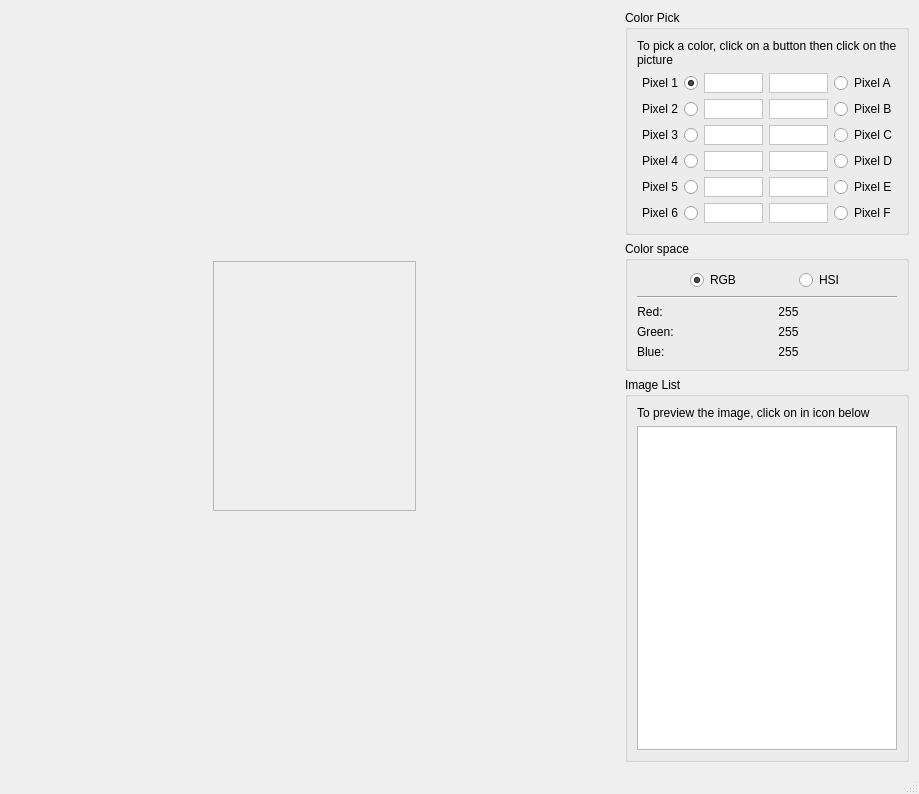
<?xml version="1.0" encoding="UTF-8"?>
<ui version="4.0">
 <class>MainWindow</class>
 <widget class="QMainWindow" name="MainWindow">
  <property name="geometry">
   <rect>
    <x>0</x>
    <y>0</y>
    <width>919</width>
    <height>794</height>
   </rect>
  </property>
  <property name="sizePolicy">
   <sizepolicy hsizetype="Minimum" vsizetype="Minimum">
    <horstretch>0</horstretch>
    <verstretch>0</verstretch>
   </sizepolicy>
  </property>
  <property name="windowTitle">
   <string>MainWindow</string>
  </property>
  <property name="autoFillBackground">
   <bool>true</bool>
  </property>
  <widget class="QWidget" name="centralwidget">
   <layout class="QHBoxLayout" name="horizontalLayout">
    <property name="sizeConstraint">
     <enum>QLayout::SetMaximumSize</enum>
    </property>
    <property name="leftMargin">
     <number>10</number>
    </property>
    <property name="topMargin">
     <number>10</number>
    </property>
    <property name="rightMargin">
     <number>10</number>
    </property>
    <property name="bottomMargin">
     <number>10</number>
    </property>
    <item>
     <spacer name="horizontalSpacer">
      <property name="orientation">
       <enum>Qt::Horizontal</enum>
      </property>
      <property name="sizeHint" stdset="0">
       <size>
        <width>40</width>
        <height>20</height>
       </size>
      </property>
     </spacer>
    </item>
    <item>
     <layout class="QVBoxLayout" name="verticalLayout">
      <item>
       <spacer name="verticalSpacer">
        <property name="orientation">
         <enum>Qt::Vertical</enum>
        </property>
        <property name="sizeHint" stdset="0">
         <size>
          <width>20</width>
          <height>40</height>
         </size>
        </property>
       </spacer>
      </item>
      <item>
       <widget class="QLabel" name="label">
        <property name="sizePolicy">
         <sizepolicy hsizetype="Expanding" vsizetype="Expanding">
          <horstretch>0</horstretch>
          <verstretch>0</verstretch>
         </sizepolicy>
        </property>
        <property name="sizeIncrement">
         <size>
          <width>2</width>
          <height>2</height>
         </size>
        </property>
        <property name="cursor">
         <cursorShape>CrossCursor</cursorShape>
        </property>
        <property name="frameShape">
         <enum>QFrame::StyledPanel</enum>
        </property>
        <property name="frameShadow">
         <enum>QFrame::Plain</enum>
        </property>
        <property name="text">
         <string/>
        </property>
        <property name="scaledContents">
         <bool>false</bool>
        </property>
        <property name="alignment">
         <set>Qt::AlignLeading|Qt::AlignLeft|Qt::AlignTop</set>
        </property>
       </widget>
      </item>
      <item>
       <spacer name="verticalSpacer_2">
        <property name="orientation">
         <enum>Qt::Vertical</enum>
        </property>
        <property name="sizeHint" stdset="0">
         <size>
          <width>20</width>
          <height>40</height>
         </size>
        </property>
       </spacer>
      </item>
     </layout>
    </item>
    <item>
     <spacer name="horizontalSpacer_2">
      <property name="orientation">
       <enum>Qt::Horizontal</enum>
      </property>
      <property name="sizeHint" stdset="0">
       <size>
        <width>40</width>
        <height>20</height>
       </size>
      </property>
     </spacer>
    </item>
    <item>
     <layout class="QVBoxLayout">
      <property name="sizeConstraint">
       <enum>QLayout::SetMinimumSize</enum>
      </property>
      <item>
       <widget class="QGroupBox" name="groupBox_2">
        <property name="sizePolicy">
         <sizepolicy hsizetype="Minimum" vsizetype="Minimum">
          <horstretch>0</horstretch>
          <verstretch>0</verstretch>
         </sizepolicy>
        </property>
        <property name="maximumSize">
         <size>
          <width>300</width>
          <height>16777215</height>
         </size>
        </property>
        <property name="title">
         <string>Color Pick</string>
        </property>
        <layout class="QVBoxLayout" name="verticalLayout_2">
         <item>
          <widget class="QLabel" name="label_2">
           <property name="sizePolicy">
            <sizepolicy hsizetype="Expanding" vsizetype="Minimum">
             <horstretch>0</horstretch>
             <verstretch>0</verstretch>
            </sizepolicy>
           </property>
           <property name="text">
            <string>To pick a color, click on a button then click on the picture</string>
           </property>
           <property name="wordWrap">
            <bool>true</bool>
           </property>
          </widget>
         </item>
         <item>
          <layout class="QGridLayout" name="gridLayout_2">
           <item row="5" column="1">
            <widget class="QLabel" name="labelColor_6">
             <property name="sizePolicy">
              <sizepolicy hsizetype="Expanding" vsizetype="Minimum">
               <horstretch>0</horstretch>
               <verstretch>0</verstretch>
              </sizepolicy>
             </property>
             <property name="autoFillBackground">
              <bool>false</bool>
             </property>
             <property name="styleSheet">
              <string notr="true">background-color: rgb(255, 255, 255);</string>
             </property>
             <property name="frameShape">
              <enum>QFrame::StyledPanel</enum>
             </property>
             <property name="text">
              <string/>
             </property>
            </widget>
           </item>
           <item row="3" column="2">
            <widget class="QLabel" name="labelColor_10">
             <property name="sizePolicy">
              <sizepolicy hsizetype="Expanding" vsizetype="Minimum">
               <horstretch>0</horstretch>
               <verstretch>0</verstretch>
              </sizepolicy>
             </property>
             <property name="autoFillBackground">
              <bool>false</bool>
             </property>
             <property name="styleSheet">
              <string notr="true">background-color: rgb(255, 255, 255);</string>
             </property>
             <property name="frameShape">
              <enum>QFrame::StyledPanel</enum>
             </property>
             <property name="text">
              <string/>
             </property>
            </widget>
           </item>
           <item row="2" column="2">
            <widget class="QLabel" name="labelColor_9">
             <property name="sizePolicy">
              <sizepolicy hsizetype="Expanding" vsizetype="Minimum">
               <horstretch>0</horstretch>
               <verstretch>0</verstretch>
              </sizepolicy>
             </property>
             <property name="autoFillBackground">
              <bool>false</bool>
             </property>
             <property name="styleSheet">
              <string notr="true">background-color: rgb(255, 255, 255);</string>
             </property>
             <property name="frameShape">
              <enum>QFrame::StyledPanel</enum>
             </property>
             <property name="text">
              <string/>
             </property>
            </widget>
           </item>
           <item row="0" column="2">
            <widget class="QLabel" name="labelColor_7">
             <property name="sizePolicy">
              <sizepolicy hsizetype="Expanding" vsizetype="Minimum">
               <horstretch>0</horstretch>
               <verstretch>0</verstretch>
              </sizepolicy>
             </property>
             <property name="autoFillBackground">
              <bool>false</bool>
             </property>
             <property name="styleSheet">
              <string notr="true">background-color: rgb(255, 255, 255);</string>
             </property>
             <property name="frameShape">
              <enum>QFrame::StyledPanel</enum>
             </property>
             <property name="text">
              <string/>
             </property>
            </widget>
           </item>
           <item row="3" column="1">
            <widget class="QLabel" name="labelColor_4">
             <property name="sizePolicy">
              <sizepolicy hsizetype="Expanding" vsizetype="Minimum">
               <horstretch>0</horstretch>
               <verstretch>0</verstretch>
              </sizepolicy>
             </property>
             <property name="autoFillBackground">
              <bool>false</bool>
             </property>
             <property name="styleSheet">
              <string notr="true">background-color: rgb(255, 255, 255);</string>
             </property>
             <property name="frameShape">
              <enum>QFrame::StyledPanel</enum>
             </property>
             <property name="text">
              <string/>
             </property>
            </widget>
           </item>
           <item row="5" column="2">
            <widget class="QLabel" name="labelColor_12">
             <property name="sizePolicy">
              <sizepolicy hsizetype="Expanding" vsizetype="Minimum">
               <horstretch>0</horstretch>
               <verstretch>0</verstretch>
              </sizepolicy>
             </property>
             <property name="autoFillBackground">
              <bool>false</bool>
             </property>
             <property name="styleSheet">
              <string notr="true">background-color: rgb(255, 255, 255);</string>
             </property>
             <property name="frameShape">
              <enum>QFrame::StyledPanel</enum>
             </property>
             <property name="text">
              <string/>
             </property>
            </widget>
           </item>
           <item row="0" column="1">
            <widget class="QLabel" name="labelColor_1">
             <property name="sizePolicy">
              <sizepolicy hsizetype="Expanding" vsizetype="Minimum">
               <horstretch>0</horstretch>
               <verstretch>0</verstretch>
              </sizepolicy>
             </property>
             <property name="autoFillBackground">
              <bool>false</bool>
             </property>
             <property name="styleSheet">
              <string notr="true">background-color: rgb(255, 255, 255);</string>
             </property>
             <property name="frameShape">
              <enum>QFrame::StyledPanel</enum>
             </property>
             <property name="text">
              <string/>
             </property>
            </widget>
           </item>
           <item row="1" column="2">
            <widget class="QLabel" name="labelColor_8">
             <property name="sizePolicy">
              <sizepolicy hsizetype="Expanding" vsizetype="Minimum">
               <horstretch>0</horstretch>
               <verstretch>0</verstretch>
              </sizepolicy>
             </property>
             <property name="autoFillBackground">
              <bool>false</bool>
             </property>
             <property name="styleSheet">
              <string notr="true">background-color: rgb(255, 255, 255);</string>
             </property>
             <property name="frameShape">
              <enum>QFrame::StyledPanel</enum>
             </property>
             <property name="text">
              <string/>
             </property>
            </widget>
           </item>
           <item row="4" column="2">
            <widget class="QLabel" name="labelColor_11">
             <property name="sizePolicy">
              <sizepolicy hsizetype="Expanding" vsizetype="Minimum">
               <horstretch>0</horstretch>
               <verstretch>0</verstretch>
              </sizepolicy>
             </property>
             <property name="autoFillBackground">
              <bool>false</bool>
             </property>
             <property name="styleSheet">
              <string notr="true">background-color: rgb(255, 255, 255);</string>
             </property>
             <property name="frameShape">
              <enum>QFrame::StyledPanel</enum>
             </property>
             <property name="text">
              <string/>
             </property>
            </widget>
           </item>
           <item row="2" column="1">
            <widget class="QLabel" name="labelColor_3">
             <property name="sizePolicy">
              <sizepolicy hsizetype="Expanding" vsizetype="Minimum">
               <horstretch>0</horstretch>
               <verstretch>0</verstretch>
              </sizepolicy>
             </property>
             <property name="autoFillBackground">
              <bool>false</bool>
             </property>
             <property name="styleSheet">
              <string notr="true">background-color: rgb(255, 255, 255);</string>
             </property>
             <property name="frameShape">
              <enum>QFrame::StyledPanel</enum>
             </property>
             <property name="text">
              <string/>
             </property>
            </widget>
           </item>
           <item row="4" column="1">
            <widget class="QLabel" name="labelColor_5">
             <property name="sizePolicy">
              <sizepolicy hsizetype="Expanding" vsizetype="Minimum">
               <horstretch>0</horstretch>
               <verstretch>0</verstretch>
              </sizepolicy>
             </property>
             <property name="autoFillBackground">
              <bool>false</bool>
             </property>
             <property name="styleSheet">
              <string notr="true">background-color: rgb(255, 255, 255);</string>
             </property>
             <property name="frameShape">
              <enum>QFrame::StyledPanel</enum>
             </property>
             <property name="text">
              <string/>
             </property>
            </widget>
           </item>
           <item row="1" column="1">
            <widget class="QLabel" name="labelColor_2">
             <property name="sizePolicy">
              <sizepolicy hsizetype="Expanding" vsizetype="Minimum">
               <horstretch>0</horstretch>
               <verstretch>0</verstretch>
              </sizepolicy>
             </property>
             <property name="autoFillBackground">
              <bool>false</bool>
             </property>
             <property name="styleSheet">
              <string notr="true">background-color: rgb(255, 255, 255);</string>
             </property>
             <property name="frameShape">
              <enum>QFrame::StyledPanel</enum>
             </property>
             <property name="text">
              <string/>
             </property>
            </widget>
           </item>
           <item row="0" column="0">
            <widget class="QRadioButton" name="radioButton">
             <property name="layoutDirection">
              <enum>Qt::RightToLeft</enum>
             </property>
             <property name="text">
              <string>Pixel 1</string>
             </property>
             <property name="checked">
              <bool>true</bool>
             </property>
            </widget>
           </item>
           <item row="1" column="0">
            <widget class="QRadioButton" name="radioButton_2">
             <property name="layoutDirection">
              <enum>Qt::RightToLeft</enum>
             </property>
             <property name="text">
              <string>Pixel 2</string>
             </property>
            </widget>
           </item>
           <item row="2" column="0">
            <widget class="QRadioButton" name="radioButton_3">
             <property name="layoutDirection">
              <enum>Qt::RightToLeft</enum>
             </property>
             <property name="text">
              <string>Pixel 3</string>
             </property>
            </widget>
           </item>
           <item row="3" column="0">
            <widget class="QRadioButton" name="radioButton_4">
             <property name="layoutDirection">
              <enum>Qt::RightToLeft</enum>
             </property>
             <property name="text">
              <string>Pixel 4</string>
             </property>
            </widget>
           </item>
           <item row="4" column="0">
            <widget class="QRadioButton" name="radioButton_5">
             <property name="layoutDirection">
              <enum>Qt::RightToLeft</enum>
             </property>
             <property name="text">
              <string>Pixel 5</string>
             </property>
            </widget>
           </item>
           <item row="5" column="0">
            <widget class="QRadioButton" name="radioButton_6">
             <property name="layoutDirection">
              <enum>Qt::RightToLeft</enum>
             </property>
             <property name="text">
              <string>Pixel 6</string>
             </property>
            </widget>
           </item>
           <item row="0" column="3">
            <widget class="QRadioButton" name="radioButton_7">
             <property name="text">
              <string>Pixel A</string>
             </property>
            </widget>
           </item>
           <item row="1" column="3">
            <widget class="QRadioButton" name="radioButton_8">
             <property name="text">
              <string>Pixel B</string>
             </property>
            </widget>
           </item>
           <item row="2" column="3">
            <widget class="QRadioButton" name="radioButton_9">
             <property name="text">
              <string>Pixel C</string>
             </property>
            </widget>
           </item>
           <item row="3" column="3">
            <widget class="QRadioButton" name="radioButton_10">
             <property name="text">
              <string>Pixel D</string>
             </property>
            </widget>
           </item>
           <item row="4" column="3">
            <widget class="QRadioButton" name="radioButton_11">
             <property name="text">
              <string>Pixel E</string>
             </property>
            </widget>
           </item>
           <item row="5" column="3">
            <widget class="QRadioButton" name="radioButton_12">
             <property name="text">
              <string>Pixel F</string>
             </property>
            </widget>
           </item>
          </layout>
         </item>
        </layout>
       </widget>
      </item>
      <item>
       <widget class="QGroupBox" name="groupBox">
        <property name="maximumSize">
         <size>
          <width>300</width>
          <height>16777215</height>
         </size>
        </property>
        <property name="title">
         <string>Color space</string>
        </property>
        <layout class="QVBoxLayout" name="verticalLayout_6">
         <item>
          <layout class="QHBoxLayout" name="horizontalLayout_4">
           <property name="sizeConstraint">
            <enum>QLayout::SetMinimumSize</enum>
           </property>
           <item>
            <spacer name="horizontalSpacer_3">
             <property name="orientation">
              <enum>Qt::Horizontal</enum>
             </property>
             <property name="sizeHint" stdset="0">
              <size>
               <width>40</width>
               <height>20</height>
              </size>
             </property>
            </spacer>
           </item>
           <item>
            <widget class="QRadioButton" name="radioButton_RGB">
             <property name="text">
              <string>RGB</string>
             </property>
             <property name="checked">
              <bool>true</bool>
             </property>
            </widget>
           </item>
           <item>
            <spacer name="horizontalSpacer_5">
             <property name="orientation">
              <enum>Qt::Horizontal</enum>
             </property>
             <property name="sizeHint" stdset="0">
              <size>
               <width>40</width>
               <height>20</height>
              </size>
             </property>
            </spacer>
           </item>
           <item>
            <widget class="QRadioButton" name="radioButton_HSL">
             <property name="layoutDirection">
              <enum>Qt::LeftToRight</enum>
             </property>
             <property name="text">
              <string>HSI</string>
             </property>
            </widget>
           </item>
           <item>
            <spacer name="horizontalSpacer_4">
             <property name="orientation">
              <enum>Qt::Horizontal</enum>
             </property>
             <property name="sizeHint" stdset="0">
              <size>
               <width>40</width>
               <height>20</height>
              </size>
             </property>
            </spacer>
           </item>
          </layout>
         </item>
         <item>
          <widget class="Line" name="line">
           <property name="orientation">
            <enum>Qt::Horizontal</enum>
           </property>
          </widget>
         </item>
         <item>
          <layout class="QFormLayout" name="formLayout_2">
           <property name="labelAlignment">
            <set>Qt::AlignJustify|Qt::AlignVCenter</set>
           </property>
           <item row="0" column="0">
            <widget class="QLabel" name="label_red_hue">
             <property name="lineWidth">
              <number>3</number>
             </property>
             <property name="midLineWidth">
              <number>5</number>
             </property>
             <property name="text">
              <string>Red:</string>
             </property>
             <property name="scaledContents">
              <bool>false</bool>
             </property>
             <property name="alignment">
              <set>Qt::AlignCenter</set>
             </property>
            </widget>
           </item>
           <item row="0" column="1">
            <widget class="QLabel" name="label_red_value">
             <property name="lineWidth">
              <number>3</number>
             </property>
             <property name="midLineWidth">
              <number>5</number>
             </property>
             <property name="text">
              <string>255</string>
             </property>
             <property name="scaledContents">
              <bool>false</bool>
             </property>
             <property name="alignment">
              <set>Qt::AlignCenter</set>
             </property>
            </widget>
           </item>
           <item row="1" column="0">
            <widget class="QLabel" name="label_green_saturation">
             <property name="lineWidth">
              <number>3</number>
             </property>
             <property name="midLineWidth">
              <number>5</number>
             </property>
             <property name="text">
              <string>Green:</string>
             </property>
             <property name="scaledContents">
              <bool>false</bool>
             </property>
            </widget>
           </item>
           <item row="1" column="1">
            <widget class="QLabel" name="label_green_value">
             <property name="lineWidth">
              <number>3</number>
             </property>
             <property name="midLineWidth">
              <number>5</number>
             </property>
             <property name="text">
              <string>255</string>
             </property>
             <property name="scaledContents">
              <bool>false</bool>
             </property>
             <property name="alignment">
              <set>Qt::AlignCenter</set>
             </property>
            </widget>
           </item>
           <item row="2" column="0">
            <widget class="QLabel" name="label_blue_intensity">
             <property name="lineWidth">
              <number>3</number>
             </property>
             <property name="midLineWidth">
              <number>5</number>
             </property>
             <property name="text">
              <string>Blue:</string>
             </property>
             <property name="scaledContents">
              <bool>false</bool>
             </property>
            </widget>
           </item>
           <item row="2" column="1">
            <widget class="QLabel" name="label_blue_value">
             <property name="lineWidth">
              <number>3</number>
             </property>
             <property name="midLineWidth">
              <number>5</number>
             </property>
             <property name="text">
              <string>255</string>
             </property>
             <property name="scaledContents">
              <bool>false</bool>
             </property>
             <property name="alignment">
              <set>Qt::AlignCenter</set>
             </property>
            </widget>
           </item>
          </layout>
         </item>
        </layout>
       </widget>
      </item>
      <item>
       <widget class="QGroupBox" name="groupBox_3">
        <property name="sizePolicy">
         <sizepolicy hsizetype="Minimum" vsizetype="Minimum">
          <horstretch>0</horstretch>
          <verstretch>0</verstretch>
         </sizepolicy>
        </property>
        <property name="maximumSize">
         <size>
          <width>300</width>
          <height>16777215</height>
         </size>
        </property>
        <property name="title">
         <string>Image List</string>
        </property>
        <layout class="QVBoxLayout" name="verticalLayout_3">
         <item>
          <widget class="QLabel" name="label_4">
           <property name="text">
            <string>To preview the image, click on in icon below</string>
           </property>
          </widget>
         </item>
         <item>
          <widget class="QListWidget" name="listWidget">
           <property name="dragDropOverwriteMode">
            <bool>false</bool>
           </property>
           <property name="dragDropMode">
            <enum>QAbstractItemView::DragDrop</enum>
           </property>
           <property name="defaultDropAction">
            <enum>Qt::IgnoreAction</enum>
           </property>
           <property name="iconSize">
            <size>
             <width>100</width>
             <height>100</height>
            </size>
           </property>
           <property name="gridSize">
            <size>
             <width>100</width>
             <height>100</height>
            </size>
           </property>
           <property name="viewMode">
            <enum>QListView::IconMode</enum>
           </property>
          </widget>
         </item>
        </layout>
       </widget>
      </item>
     </layout>
    </item>
   </layout>
  </widget>
  <widget class="QStatusBar" name="statusbar"/>
 </widget>
 <resources/>
 <connections/>
</ui>
